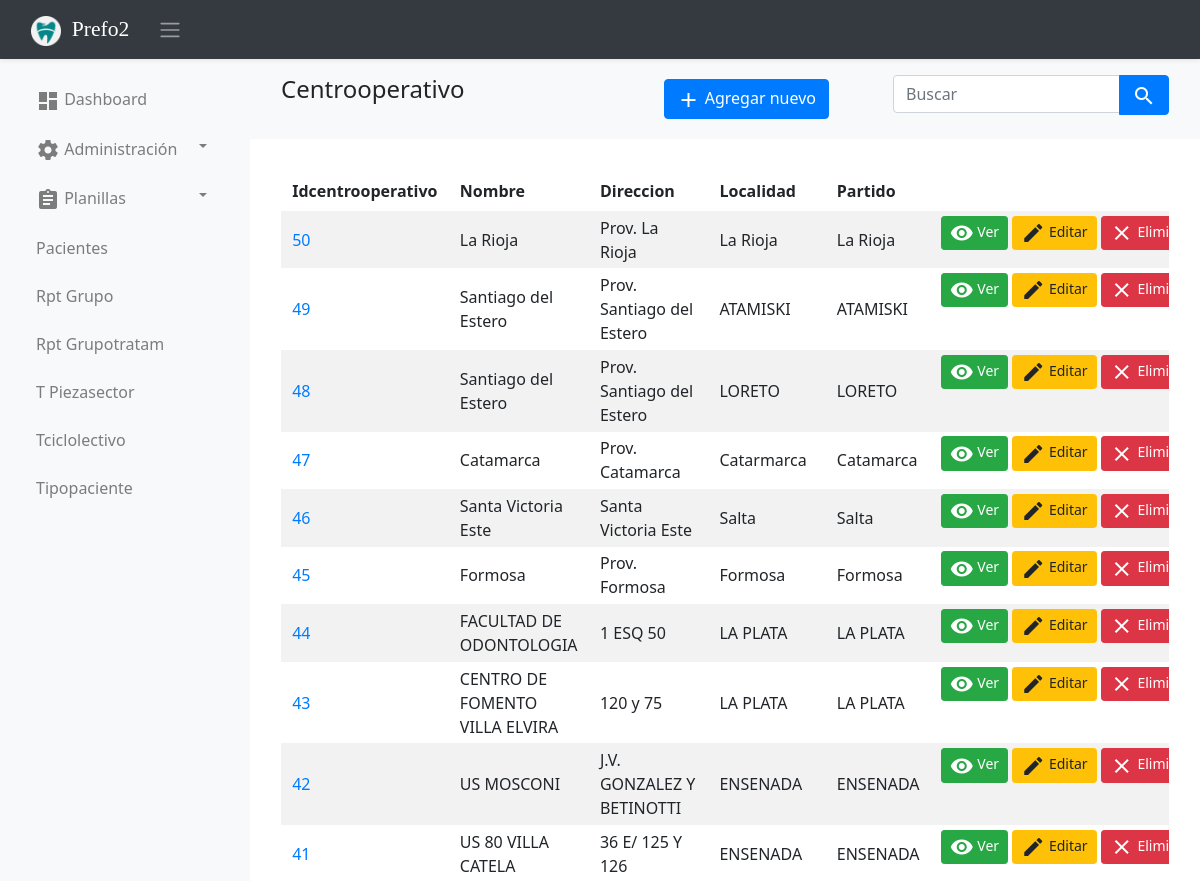
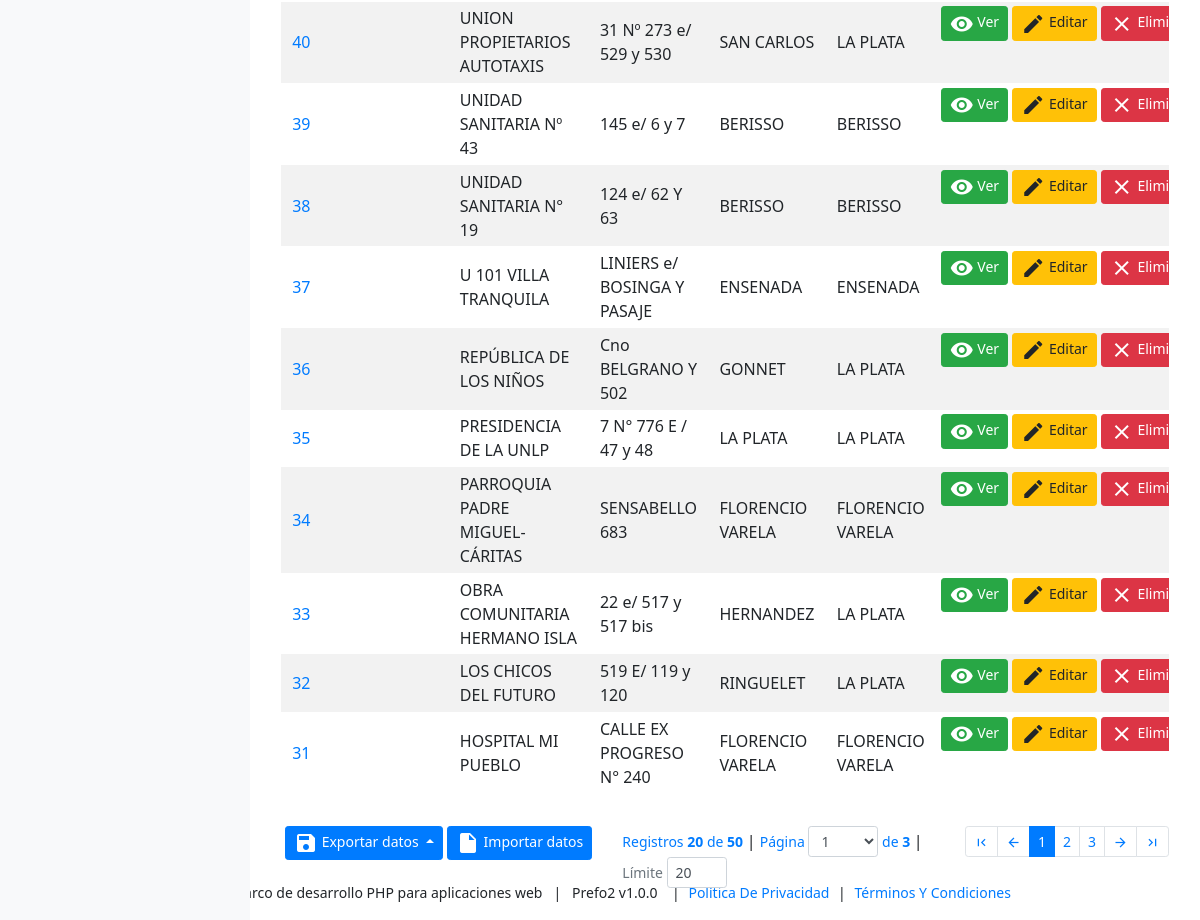
/centrooperativo, run on the app's committed database (2 pictures, top to bottom).
### tables this page shows
CREATE TABLE IF NOT EXISTS `centrooperativo` (
  `idCentroOperativo` bigint(20) NOT NULL AUTO_INCREMENT,
  `Nombre` varchar(100) DEFAULT NULL,
  `Direccion` varchar(100) DEFAULT NULL,
  `Localidad` varchar(100) DEFAULT NULL,
  `Partido` varchar(255) DEFAULT NULL,
  PRIMARY KEY (`idCentroOperativo`)
);

### app/views/partials/centrooperativo/list.php (the view, shortened to what the rows shown need)
<?php
$page_element_id = "list-page-" . random_str();
$current_page = $this->set_current_page_link();
$view_data = $this->view_data;
$records = $view_data->records;
?>
<section class="page" id="<?php echo $page_element_id; ?>" data-page-type="list"  data-display-type="table" data-page-url="<?php print_link($current_page); ?>">
        <div  class=" p-3 mb-3">
            <div class="container-fluid">
                <div class="row ">
                    <div class="col-md-12">
                        <div  class=" animated fadeIn page-content">
                            <div id="centrooperativo-list-records">
                                <div id="page-report-body" class="table-responsive">
                                    <table class="table table-hover table-striped table-sm text-left table-borderless">
                                        <thead class="table-header ">
                                            <tr>
                                                <th  class="td-idCentroOperativo"> Idcentrooperativo</th>
                                                <th  class="td-Nombre"> Nombre</th>
                                                <th  class="td-Direccion"> Direccion</th>
                                                <th  class="td-Localidad"> Localidad</th>
                                                <th  class="td-Partido"> Partido</th>
                                                <th class="td-btn"></th>
                                            </tr>
                                        </thead>
                                        <?php
                                        if(!empty($records)){
                                        ?>
                                        <tbody class="page-data" id="page-data-<?php echo $page_element_id; ?>">
                                            <?php
                                            foreach($records as $data){
                                            $rec_id = (!empty($data['idCentroOperativo']) ? urlencode($data['idCentroOperativo']) : null);
                                            ?>
                                            <tr>
                                                <td class="td-idCentroOperativo"><a href="<?php print_link("centrooperativo/view/$data[idCentroOperativo]") ?>"><?php echo $data['idCentroOperativo']; ?></a></td>
                                                <td class="td-Nombre"> <?php echo $data['Nombre']; ?></td>
                                                <td class="td-Direccion"> <?php echo $data['Direccion']; ?></td>
                                                <td class="td-Localidad"> <?php echo $data['Localidad']; ?></td>
                                                <td class="td-Partido"> <?php echo $data['Partido']; ?></td>
                                                <th class="td-btn">
                                                    <a class="btn btn-sm btn-success has-tooltip" title="Ver registro" href="<?php print_link("centrooperativo/view/$rec_id"); ?>">
                                                        <i class="material-icons">visibility</i> Ver
                                                    </a>
                                                    <a class="btn btn-sm btn-warning has-tooltip" title="Editar este registro" href="<?php print_link("centrooperativo/edit/$rec_id"); ?>">
                                                        <i class="material-icons">edit</i> Editar
                                                    </a>
                                                    <a class="btn btn-sm btn-danger has-tooltip record-delete-btn" title="Eliminar este registro" href="" data-prompt-msg="¿Seguro quiere borrar este registro?" data-display-style="modal">
                                                        <i class="material-icons">clear</i>
                                                        Eliminar
                                                    </a>
                                                </th>
                                            </tr>
                                            <?php
                                            }
                                            ?>
                                        </tbody>
                                        <?php
                                        }
                                        ?>
                                    </table>
                                </div>
                                </div>
                            </div>
                        </div>
                    </div>
                </div>
            </div>
        </section>

### data on the page
centrooperativo: idCentroOperativo "50", Nombre "La Rioja", Direccion "Prov. La Rioja", Localidad "La Rioja", Partido "La Rioja"
centrooperativo: idCentroOperativo "49", Nombre "Santiago del Estero", Direccion "Prov. Santiago del Estero", Localidad "ATAMISKI", Partido "ATAMISKI"
centrooperativo: idCentroOperativo "48", Nombre "Santiago del Estero", Direccion "Prov. Santiago del Estero", Localidad "LORETO", Partido "LORETO"
centrooperativo: idCentroOperativo "47", Nombre "Catamarca", Direccion "Prov. Catamarca", Localidad "Catarmarca", Partido "Catamarca"
centrooperativo: idCentroOperativo "46", Nombre "Santa Victoria Este", Direccion "Santa Victoria Este", Localidad "Salta", Partido "Salta"
centrooperativo: idCentroOperativo "45", Nombre "Formosa", Direccion "Prov. Formosa", Localidad "Formosa", Partido "Formosa"
centrooperativo: idCentroOperativo "44", Nombre "FACULTAD DE ODONTOLOGIA", Direccion "1 ESQ 50", Localidad "LA PLATA", Partido "LA PLATA"
centrooperativo: idCentroOperativo "43", Nombre "CENTRO DE FOMENTO VILLA ELVIRA", Direccion "120 y 75", Localidad "LA PLATA", Partido "LA PLATA"
centrooperativo: idCentroOperativo "42", Nombre "US MOSCONI", Direccion "J.V. GONZALEZ Y BETINOTTI", Localidad "ENSENADA", Partido "ENSENADA"
centrooperativo: idCentroOperativo "41", Nombre "US 80 VILLA CATELA", Direccion "36 E/ 125 Y 126", Localidad "ENSENADA", Partido "ENSENADA"
centrooperativo: idCentroOperativo "40", Nombre "UNION PROPIETARIOS AUTOTAXIS", Direccion "31 Nº 273 e/ 529 y 530", Localidad "SAN CARLOS", Partido "LA PLATA"
centrooperativo: idCentroOperativo "39", Nombre "UNIDAD SANITARIA Nº 43", Direccion "145 e/ 6 y 7", Localidad "BERISSO", Partido "BERISSO"
centrooperativo: idCentroOperativo "38", Nombre "UNIDAD SANITARIA N° 19", Direccion "124 e/ 62 Y 63", Localidad "BERISSO", Partido "BERISSO"
centrooperativo: idCentroOperativo "37", Nombre "U 101 VILLA TRANQUILA", Direccion "LINIERS e/ BOSINGA Y PASAJE", Localidad "ENSENADA", Partido "ENSENADA"
centrooperativo: idCentroOperativo "36", Nombre "REPÚBLICA DE LOS NIÑOS", Direccion "Cno BELGRANO Y 502", Localidad "GONNET", Partido "LA PLATA"
centrooperativo: idCentroOperativo "35", Nombre "PRESIDENCIA DE LA UNLP", Direccion "7 N° 776 E / 47 y 48", Localidad "LA PLATA", Partido "LA PLATA"
centrooperativo: idCentroOperativo "34", Nombre "PARROQUIA PADRE MIGUEL- CÁRITAS", Direccion "SENSABELLO 683", Localidad "FLORENCIO VARELA", Partido "FLORENCIO VARELA"
centrooperativo: idCentroOperativo "33", Nombre "OBRA COMUNITARIA HERMANO ISLA", Direccion "22 e/ 517 y 517 bis", Localidad "HERNANDEZ", Partido "LA PLATA"
centrooperativo: idCentroOperativo "32", Nombre "LOS CHICOS DEL FUTURO", Direccion "519 E/ 119 y 120", Localidad "RINGUELET", Partido "LA PLATA"
centrooperativo: idCentroOperativo "31", Nombre "HOSPITAL MI PUEBLO", Direccion "CALLE EX PROGRESO N° 240", Localidad "FLORENCIO VARELA", Partido "FLORENCIO VARELA"

### other printed values
SITE_NAME "Prefo2"
$menuobj['label'] "Dashboard"
$menuobj['label'] "Administración"
$menuobj['label'] "Planillas"
$menuobj['label'] "Pacientes"
$menuobj['label'] "Rpt Grupo"
$menuobj['label'] "Rpt Grupotratam"
$menuobj['label'] "T Piezasector"
$menuobj['label'] "Tciclolectivo"
$menuobj['label'] "Tipopaciente"
$button_text "Importar datos"
$record_position "20"
$this->total_records "50"
$numofpages "3"
SITE_OWNER "Marco de desarrollo PHP para aplicaciones web"
